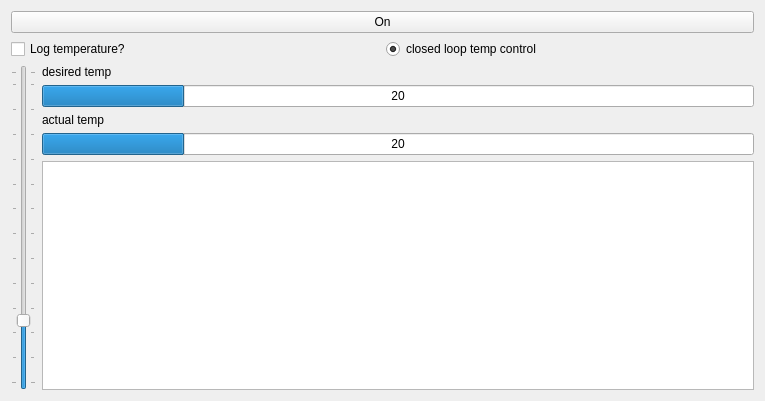
          <widget class="QWidget" name="scrollAreaWidgetContents_3">
           <property name="geometry">
            <rect>
             <x>0</x>
             <y>0</y>
             <width>765</width>
             <height>401</height>
            </rect>
           </property>
           <layout class="QGridLayout" name="gridLayout_13">
            <item row="0" column="0">
             <layout class="QVBoxLayout" name="verticalLayout_12">
              <item>
               <widget class="QPushButton" name="peltonbutton">
                <property name="text">
                 <string>On</string>
                </property>
                <property name="checkable">
                 <bool>true</bool>
                </property>
               </widget>
              </item>
              <item>
               <layout class="QHBoxLayout" name="horizontalLayout_4">
                <item>
                 <widget class="QCheckBox" name="logtempcheck">
                  <property name="text">
                   <string>Log temperature?</string>
                  </property>
                  <property name="autoRepeat">
                   <bool>false</bool>
                  </property>
                  <property name="autoRepeatDelay">
                   <number>1000</number>
                  </property>
                  <property name="autoRepeatInterval">
                   <number>1000</number>
                  </property>
                 </widget>
                </item>
                <item>
                 <widget class="QRadioButton" name="tempclosedloop">
                  <property name="enabled">
                   <bool>true</bool>
                  </property>
                  <property name="text">
                   <string>closed loop temp control</string>
                  </property>
                  <property name="checkable">
                   <bool>true</bool>
                  </property>
                  <property name="checked">
                   <bool>true</bool>
                  </property>
                  <property name="autoRepeat">
                   <bool>true</bool>
                  </property>
                  <property name="autoRepeatDelay">
                   <number>500</number>
                  </property>
                  <property name="autoRepeatInterval">
                   <number>500</number>
                  </property>
                 </widget>
                </item>
               </layout>
              </item>
              <item>
               <layout class="QHBoxLayout" name="horizontalLayout_3">
                <item>
                 <widget class="QSlider" name="tempslider">
                  <property name="minimum">
                   <number>15</number>
                  </property>
                  <property name="maximum">
                   <number>40</number>
                  </property>
                  <property name="singleStep">
                   <number>1</number>
                  </property>
                  <property name="pageStep">
                   <number>1</number>
                  </property>
                  <property name="value">
                   <number>20</number>
                  </property>
                  <property name="orientation">
                   <enum>Qt::Vertical</enum>
                  </property>
                  <property name="tickPosition">
                   <enum>QSlider::TicksBothSides</enum>
                  </property>
                  <property name="tickInterval">
                   <number>2</number>
                  </property>
                 </widget>
                </item>
                <item>
                 <layout class="QVBoxLayout" name="verticalLayout_15">
                  <item>
                   <widget class="QLabel" name="desiredtemplabel">
                    <property name="text">
                     <string>desired temp</string>
                    </property>
                   </widget>
                  </item>
                  <item>
                   <widget class="QProgressBar" name="desiredtempbar">
                    <property name="minimum">
                     <number>15</number>
                    </property>
                    <property name="maximum">
                     <number>40</number>
                    </property>
                    <property name="value">
                     <number>20</number>
                    </property>
                    <property name="alignment">
                     <set>Qt::AlignCenter</set>
                    </property>
                    <property name="textVisible">
                     <bool>true</bool>
                    </property>
                    <property name="orientation">
                     <enum>Qt::Horizontal</enum>
                    </property>
                    <property name="textDirection">
                     <enum>QProgressBar::BottomToTop</enum>
                    </property>
                    <property name="format">
                     <string>%v</string>
                    </property>
                   </widget>
                  </item>
                  <item>
                   <widget class="QLabel" name="actualtemplabel">
                    <property name="text">
                     <string>actual temp</string>
                    </property>
                   </widget>
                  </item>
                  <item>
                   <widget class="QProgressBar" name="actualtempbar">
                    <property name="minimum">
                     <number>15</number>
                    </property>
                    <property name="maximum">
                     <number>40</number>
                    </property>
                    <property name="value">
                     <number>20</number>
                    </property>
                    <property name="alignment">
                     <set>Qt::AlignCenter</set>
                    </property>
                    <property name="textVisible">
                     <bool>true</bool>
                    </property>
                    <property name="orientation">
                     <enum>Qt::Horizontal</enum>
                    </property>
                    <property name="textDirection">
                     <enum>QProgressBar::BottomToTop</enum>
                    </property>
                    <property name="format">
                     <string>%v</string>
                    </property>
                   </widget>
                  </item>
                  <item>
                   <widget class="QGraphicsView" name="tempgraph">
                    <property name="foregroundBrush">
                     <brush brushstyle="NoBrush">
                      <color alpha="255">
                       <red>0</red>
                       <green>0</green>
                       <blue>0</blue>
                      </color>
                     </brush>
                    </property>
                   </widget>
                  </item>
                 </layout>
                </item>
               </layout>
              </item>
             </layout>
            </item>
           </layout>
          </widget>
